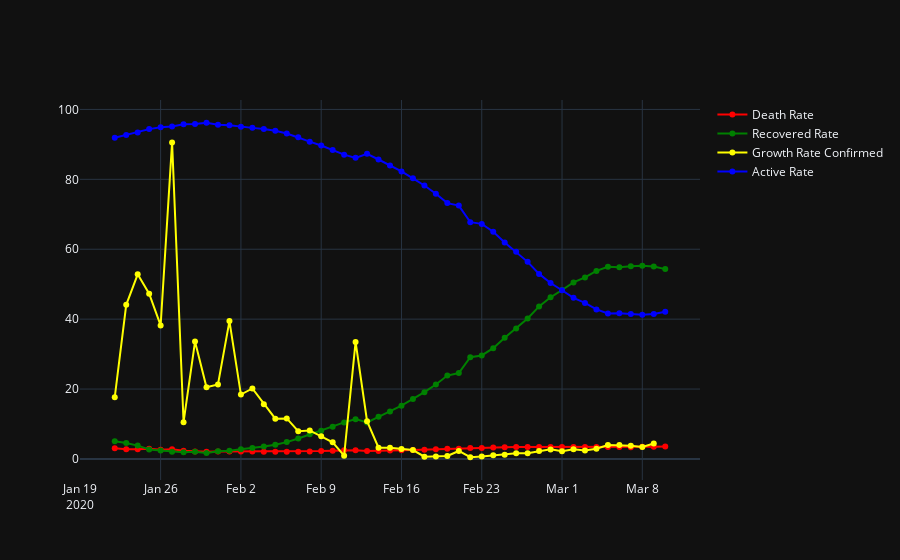

Notebook source saved alongside this figure:
### Code cell
fig=go.Figure()

fig.add_trace(go.Scatter(x=grouped_multiple['Date'], 
                         y=grouped_multiple['Death_All%'],
                         mode='lines+markers',
                         name='Death Rate',
                         line=dict(color='red', width=2)))
fig.add_trace(go.Scatter(x=grouped_multiple['Date'], 
                         y=grouped_multiple['Recovered_All%'],
                         mode='lines+markers',
                         name='Recovered Rate',
                         line=dict(color='Green', width=2)))
fig.add_trace(go.Scatter(x=grouped_multiple['Date'], 
                         y=grouped_multiple['World_Growth_Rate'],
                         mode='lines+markers',
                         name='Growth Rate Confirmed',
                         line=dict(color='Yellow', width=2)))
fig.add_trace(go.Scatter(x=grouped_multiple['Date'], 
                         y=grouped_multiple['Active_All%'],
                         mode='lines+markers',
                         name='Active Rate',
                         line=dict(color='Blue', width=2)))
fig.update_layout(template='plotly_dark')
fig.show()
grouped_multiple.tail()
